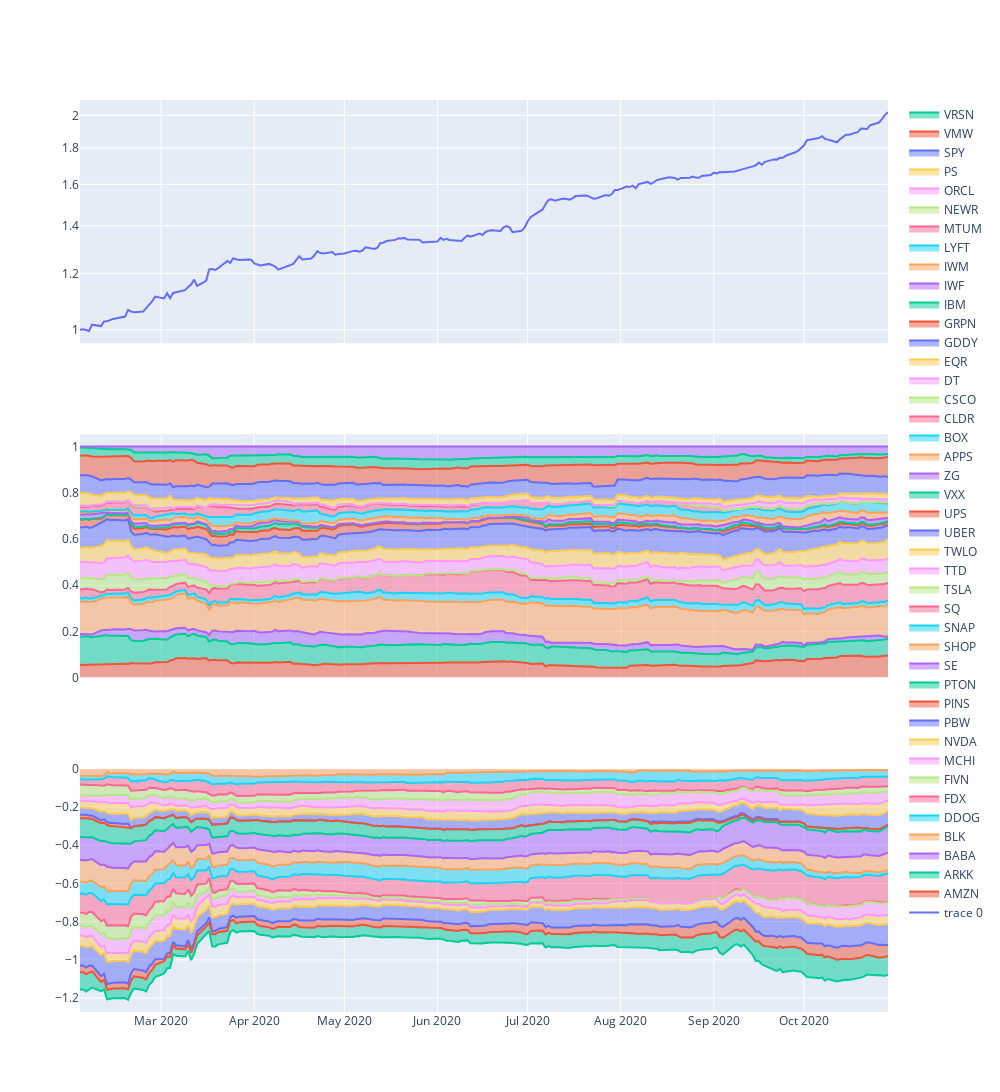

The code cell stored with this chart in its notebook:
### Code cell
from plotly.subplots import make_subplots
import plotly.graph_objects as go

fig = make_subplots(rows=3, cols=1, shared_xaxes=True)

cum_returns = (r.returns_history+1).cumprod()
fig.add_trace(go.Scatter(x=cum_returns.index, y=cum_returns), row=1, col=1)
fig.update_yaxes(type="log", row=1, col=1)


long_allocations = r.allocation_history[[c for c in r.allocation_history.columns if c in LONG_CANDIDATES]]
for (k, v) in long_allocations.items():
    fig.add_trace(go.Scatter(x=r.allocation_history.index, y=v, name=k, stackgroup='one'), row=2, col=1)
    
short_allocations = r.allocation_history[[c for c in r.allocation_history.columns if c in SHORT_CANDIDATES]]
for (k, v) in short_allocations.items():
    fig.add_trace(go.Scatter(x=r.allocation_history.index, y=v, name=k, stackgroup='one'), row=3, col=1)

fig.update_layout(
    autosize=False,
    width=1000,
    height=1200,)
fig.show()

### Figure 1 — Plotly figure (JSON) as saved in the notebook; plotly's stock layout.template omitted (floating-point values rounded to 4 significant figures; data arrays with more than 128 entries replaced by an {"elided": "..."} marker saying what was removed)
{"data": [{"type": "scatter", "x": {"elided": "189 str values"}, "xaxis": "x", "y": {"elided": "189 float values"}, "yaxis": "y"}, {"name": "AMZN", "stackgroup": "one", "type": "scatter", "x": {"elided": "189 str values"}, "xaxis": "x2", "y": {"elided": "189 float values"}, "yaxis": "y2"}, {"name": "ARKK", "stackgroup": "one", "type": "scatter", "x": {"elided": "189 str values"}, "xaxis": "x2", "y": {"elided": "189 float values"}, "yaxis": "y2"}, {"name": "BABA", "stackgroup": "one", "type": "scatter", "x": {"elided": "189 str values"}, "xaxis": "x2", "y": {"elided": "189 float values"}, "yaxis": "y2"}, {"name": "BLK", "stackgroup": "one", "type": "scatter", "x": {"elided": "189 str values"}, "xaxis": "x2", "y": {"elided": "189 float values"}, "yaxis": "y2"}, {"name": "DDOG", "stackgroup": "one", "type": "scatter", "x": {"elided": "189 str values"}, "xaxis": "x2", "y": {"elided": "189 float values"}, "yaxis": "y2"}, {"name": "FDX", "stackgroup": "one", "type": "scatter", "x": {"elided": "189 str values"}, "xaxis": "x2", "y": {"elided": "189 float values"}, "yaxis": "y2"}, {"name": "FIVN", "stackgroup": "one", "type": "scatter", "x": {"elided": "189 str values"}, "xaxis": "x2", "y": {"elided": "189 float values"}, "yaxis": "y2"}, {"name": "MCHI", "stackgroup": "one", "type": "scatter", "x": {"elided": "189 str values"}, "xaxis": "x2", "y": {"elided": "189 float values"}, "yaxis": "y2"}, {"name": "NVDA", "stackgroup": "one", "type": "scatter", "x": {"elided": "189 str values"}, "xaxis": "x2", "y": {"elided": "189 float values"}, "yaxis": "y2"}, {"name": "PBW", "stackgroup": "one", "type": "scatter", "x": {"elided": "189 str values"}, "xaxis": "x2", "y": {"elided": "189 float values"}, "yaxis": "y2"}, {"name": "PINS", "stackgroup": "one", "type": "scatter", "x": {"elided": "189 str values"}, "xaxis": "x2", "y": {"elided": "189 float values"}, "yaxis": "y2"}, {"name": "PTON", "stackgroup": "one", "type": "scatter", "x": {"elided": "189 str values"}, "xaxis": "x2", "y": {"elided": "189 float values"}, "yaxis": "y2"}, {"name": "SE", "stackgroup": "one", "type": "scatter", "x": {"elided": "189 str values"}, "xaxis": "x2", "y": {"elided": "189 float values"}, "yaxis": "y2"}, {"name": "SHOP", "stackgroup": "one", "type": "scatter", "x": {"elided": "189 str values"}, "xaxis": "x2", "y": {"elided": "189 float values"}, "yaxis": "y2"}, {"name": "SNAP", "stackgroup": "one", "type": "scatter", "x": {"elided": "189 str values"}, "xaxis": "x2", "y": {"elided": "189 float values"}, "yaxis": "y2"}, {"name": "SQ", "stackgroup": "one", "type": "scatter", "x": {"elided": "189 str values"}, "xaxis": "x2", "y": {"elided": "189 float values"}, "yaxis": "y2"}, {"name": "TSLA", "stackgroup": "one", "type": "scatter", "x": {"elided": "189 str values"}, "xaxis": "x2", "y": {"elided": "189 float values"}, "yaxis": "y2"}, {"name": "TTD", "stackgroup": "one", "type": "scatter", "x": {"elided": "189 str values"}, "xaxis": "x2", "y": {"elided": "189 float values"}, "yaxis": "y2"}, {"name": "TWLO", "stackgroup": "one", "type": "scatter", "x": {"elided": "189 str values"}, "xaxis": "x2", "y": {"elided": "189 float values"}, "yaxis": "y2"}, {"name": "UBER", "stackgroup": "one", "type": "scatter", "x": {"elided": "189 str values"}, "xaxis": "x2", "y": {"elided": "189 float values"}, "yaxis": "y2"}, {"name": "UPS", "stackgroup": "one", "type": "scatter", "x": {"elided": "189 str values"}, "xaxis": "x2", "y": {"elided": "189 float values"}, "yaxis": "y2"}, {"name": "VXX", "stackgroup": "one", "type": "scatter", "x": {"elided": "189 str values"}, "xaxis": "x2", "y": {"elided": "189 float values"}, "yaxis": "y2"}, {"name": "ZG", "stackgroup": "one", "type": "scatter", "x": {"elided": "189 str values"}, "xaxis": "x2", "y": {"elided": "189 float values"}, "yaxis": "y2"}, {"name": "APPS", "stackgroup": "one", "type": "scatter", "x": {"elided": "189 str values"}, "xaxis": "x3", "y": {"elided": "189 float values"}, "yaxis": "y3"}, {"name": "BOX", "stackgroup": "one", "type": "scatter", "x": {"elided": "189 str values"}, "xaxis": "x3", "y": {"elided": "189 float values"}, "yaxis": "y3"}, {"name": "CLDR", "stackgroup": "one", "type": "scatter", "x": {"elided": "189 str values"}, "xaxis": "x3", "y": {"elided": "189 float values"}, "yaxis": "y3"}, {"name": "CSCO", "stackgroup": "one", "type": "scatter", "x": {"elided": "189 str values"}, "xaxis": "x3", "y": {"elided": "189 float values"}, "yaxis": "y3"}, {"name": "DT", "stackgroup": "one", "type": "scatter", "x": {"elided": "189 str values"}, "xaxis": "x3", "y": {"elided": "189 float values"}, "yaxis": "y3"}, {"name": "EQR", "stackgroup": "one", "type": "scatter", "x": {"elided": "189 str values"}, "xaxis": "x3", "y": {"elided": "189 float values"}, "yaxis": "y3"}, {"name": "GDDY", "stackgroup": "one", "type": "scatter", "x": {"elided": "189 str values"}, "xaxis": "x3", "y": {"elided": "189 float values"}, "yaxis": "y3"}, {"name": "GRPN", "stackgroup": "one", "type": "scatter", "x": {"elided": "189 str values"}, "xaxis": "x3", "y": {"elided": "189 float values"}, "yaxis": "y3"}, {"name": "IBM", "stackgroup": "one", "type": "scatter", "x": {"elided": "189 str values"}, "xaxis": "x3", "y": {"elided": "189 float values"}, "yaxis": "y3"}, {"name": "IWF", "stackgroup": "one", "type": "scatter", "x": {"elided": "189 str values"}, "xaxis": "x3", "y": {"elided": "189 float values"}, "yaxis": "y3"}, {"name": "IWM", "stackgroup": "one", "type": "scatter", "x": {"elided": "189 str values"}, "xaxis": "x3", "y": {"elided": "189 float values"}, "yaxis": "y3"}, {"name": "LYFT", "stackgroup": "one", "type": "scatter", "x": {"elided": "189 str values"}, "xaxis": "x3", "y": {"elided": "189 float values"}, "yaxis": "y3"}, {"name": "MTUM", "stackgroup": "one", "type": "scatter", "x": {"elided": "189 str values"}, "xaxis": "x3", "y": {"elided": "189 float values"}, "yaxis": "y3"}, {"name": "NEWR", "stackgroup": "one", "type": "scatter", "x": {"elided": "189 str values"}, "xaxis": "x3", "y": {"elided": "189 float values"}, "yaxis": "y3"}, {"name": "ORCL", "stackgroup": "one", "type": "scatter", "x": {"elided": "189 str values"}, "xaxis": "x3", "y": {"elided": "189 float values"}, "yaxis": "y3"}, {"name": "PS", "stackgroup": "one", "type": "scatter", "x": {"elided": "189 str values"}, "xaxis": "x3", "y": {"elided": "189 float values"}, "yaxis": "y3"}, {"name": "SPY", "stackgroup": "one", "type": "scatter", "x": {"elided": "189 str values"}, "xaxis": "x3", "y": {"elided": "189 float values"}, "yaxis": "y3"}, {"name": "VMW", "stackgroup": "one", "type": "scatter", "x": {"elided": "189 str values"}, "xaxis": "x3", "y": {"elided": "189 float values"}, "yaxis": "y3"}, {"name": "VRSN", "stackgroup": "one", "type": "scatter", "x": {"elided": "189 str values"}, "xaxis": "x3", "y": {"elided": "189 float values"}, "yaxis": "y3"}], "layout": {"autosize": false, "height": 1200, "width": 1000, "xaxis": {"anchor": "y", "domain": [0, 1], "matches": "x3", "showticklabels": false}, "xaxis2": {"anchor": "y2", "domain": [0, 1], "matches": "x3", "showticklabels": false}, "xaxis3": {"anchor": "y3", "domain": [0, 1]}, "yaxis": {"anchor": "x", "domain": [0.7333, 1], "type": "log"}, "yaxis2": {"anchor": "x2", "domain": [0.3667, 0.6333]}, "yaxis3": {"anchor": "x3", "domain": [0, 0.2667]}}}
